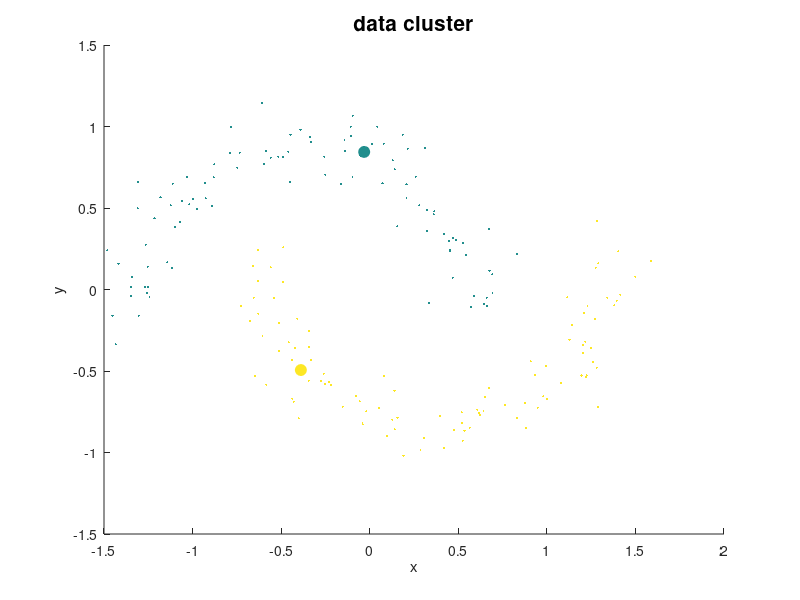

This chart was generated by the following MATLAB code:
clear all
close all

X=load('inputdata.txt');
ND=size(X,1); %number of data
NCLUST=2;%num of clusters
dist=zeros(ND);
N=ND*(ND-1)/2;
xx=zeros(N,1);
for i=1:ND
    for j=1:(i-1)
        dist(i,j)=sum((X(i,:)-X(j,:)).^2,2);
		xx((i-1)*(i-2)/2+j,1)=sum((X(i,:)-X(j,:)).^2,2);
    end 
end
dist=dist+dist';

percent=5.0;
fprintf('average percentage of neighbours (hard coded): %5.6f\n', percent);

position=round(N*percent/100);
sda=sort(xx(:,1));
dc=sda(position);

fprintf('Computing Rho with gaussian kernel of radius: %12.6f\n', dc);


for i=1:ND
  rho(i)=0.;
end
%
% Gaussian kernel
%
for i=1:ND-1
  for j=i+1:ND
     rho(i)=rho(i)+exp(-(dist(i,j)/dc)*(dist(i,j)/dc));
     rho(j)=rho(j)+exp(-(dist(i,j)/dc)*(dist(i,j)/dc));
  end
end
%
% "Cut off" kernel
%
%for i=1:ND-1
%  for j=i+1:ND
%    if (dist(i,j)<dc)
%       rho(i)=rho(i)+1.;
%       rho(j)=rho(j)+1.;
%    end
%  end
%end

maxd=max(max(dist));

[rho_sorted,ordrho]=sort(rho,'descend');
delta(ordrho(1))=-1.;
nneigh(ordrho(1))=0;

for ii=2:ND
   delta(ordrho(ii))=maxd;
   for jj=1:ii-1
     if(dist(ordrho(ii),ordrho(jj))<delta(ordrho(ii)))
        delta(ordrho(ii))=dist(ordrho(ii),ordrho(jj));
        nneigh(ordrho(ii))=ordrho(jj);
     end
   end
end
delta(ordrho(1))=max(delta(:));

%disp('Generated file:DECISION GRAPH')
%disp('column 1:Density')
%disp('column 2:Delta')
%fid = fopen('DECISION_GRAPH', 'w');
%for i=1:ND
%   fprintf(fid, '%6.2f %6.2f\n', rho(i),delta(i));
%end

%for ii=1:ND
%	plot(rho(ii),delta(ii),'b.');
%end
%hold off;

%disp('Select a rectangle enclosing cluster centers')
%scrsz = get(0,'ScreenSize');
%figure('Position',[6 72 scrsz(3)/4. scrsz(4)/1.3]);
%for i=1:ND
%  ind(i)=i;
%  gamma(i)=rho(i)*delta(i);
%end
%subplot(2,1,1)
%tt=plot(rho(:),delta(:),'o','MarkerSize',5,'MarkerFaceColor','k','MarkerEdgeColor','k');
%title ('Decision Graph','FontSize',15.0)
%xlabel ('\rho')
%ylabel ('\delta')


for ii=1:ND
	rdproduct(ii)=rho(ii)*delta(ii);
end
[~,prodno]=sort(rdproduct,'descend');
icl=prodno(1:NCLUST);
for i=1:ND
  cl(i)=-1;
end
cl(icl)=icl;
fprintf('NUMBER OF CLUSTERS: %i \n', NCLUST);
disp('Performing assignation')

%assignation
for i=1:ND
  if (cl(ordrho(i))==-1)
    cl(ordrho(i))=cl(nneigh(ordrho(i)));
  end
end

figure;
hold on;
cmap=colormap;
for i=1:NCLUST
   ic=int8((i*64.)/(NCLUST*1.));
   %plot(rho(icl(i)),delta(icl(i)),'o','MarkerSize',8,'MarkerFaceColor',cmap(ic,:),'MarkerEdgeColor',cmap(ic,:));
   plot(X(icl(i),1),X(icl(i),2),'o','MarkerSize',8,'MarkerFaceColor',cmap(ic,:),'MarkerEdgeColor',cmap(ic,:));
   plot(X(find(cl==icl(i)),1),X(find(cl==icl(i)),2),'.','MarkerSize',5,'MarkerFaceColor',cmap(ic,:),'MarkerEdgeColor',cmap(ic,:));
end
title('data cluster','FontSize',15.0);
xlabel('x');
ylabel('y');
hold off;
